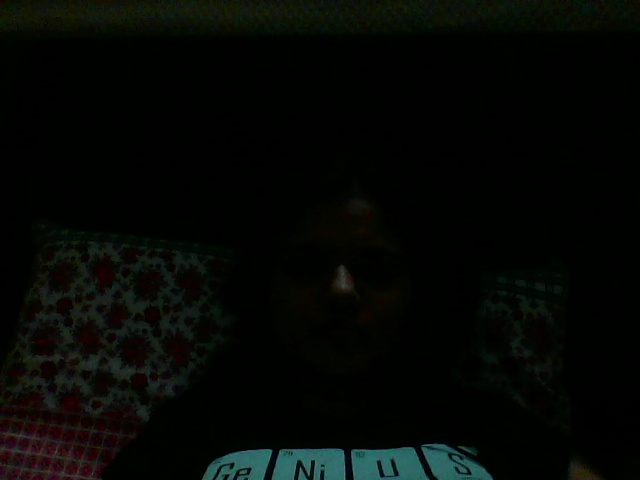
#> input picture Face_Detection/images/0/image0000.jpg, 640 x 480 px, given in place of test_image.jpg, which was not available
$ python training.py
#> lines starting #> are read from the running program, lines starting #| are printed output that depends on the picture; pictures that were not available may be replaced by others from this repository, and a replacement may not be noted
### Face_recognition/Face_Detection.py
import os
import numpy
import cv2

def faceDetection(test_img):
    gray = cv2.cvtColor(test_img,cv2.COLOR_BGR2GRAY)
    face_haar = cv2.CascadeClassifier(cv2.data.haarcascades+'haarcascade_frontalface_alt.xml')
    faces = face_haar.detectMultiScale(gray,scaleFactor=1.3,minNeighbors=3)
    return faces,gray

#labels for creating the training data

def labels_for_training_data(directory):
    faces=[]
    faceID=[]
    for path,subdirname,filenames in os.walk(directory):
        for filename in filenames:
            if filename.startswith("."):
                print("Skipping system files")
                continue
            id = os.path.basename(path)
            img_path = os.path.join(path,filename)
            print('img_path',img_path)
            print('id',id)
            test_img = cv2.imread(img_path)
            if test_img is None:
                print("Error, Load Again")
                continue
            faces_rect,gray_img = faceDetection(test_img)
            if len(faces_rect)!=1:
                continue
            (x,y,w,h)=faces_rect[0]
            roi_gray = gray_img[y:y+w,x:x+h]
            faces.append(roi_gray)
            faceID.append(int(id))
    return faces,faceID

    #calling training classifier
def train_classifier(faces,faceID):
    face_recognizer = cv2.face.LBPHFaceRecognizer_create()
    face_recognizer.train(faces,numpy.array(faceID))
    return face_recognizer

def draw_rect(test_img,face):
    (x,y,w,h)=face
    cv2.rectangle(test_img,(x,y),(x+w,y+h),(0,255,0),thickness=3)


def put_text(test_img,label_name,x,y):
    cv2.putText(test_img,label_name,(x,y),cv2.FONT_HERSHEY_DUPLEX,1,(255,0,0),3)


### Face_recognition/training.py
import numpy as np
import cv2
import os

import Face_Detection as fr

test_img = cv2.imread(r'/home/anamika/Desktop/test_image.jpg')
#> test_img is the input picture: shape (480, 640, 3); mean B, G, R 4.9, 7.5, 5.2

faces_detected,gray_img = fr.faceDetection(test_img)
#> in faceDetection, `gray = cv2.cvtColor(test_img,cv2.COLOR_BGR2GRAY)`:
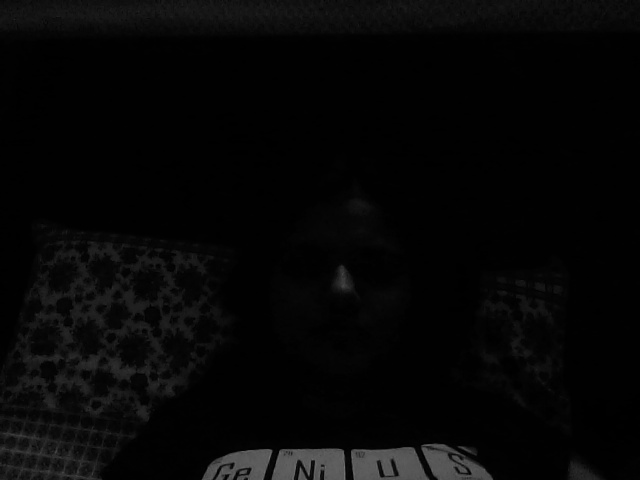
#> gray: shape (480, 640); min 0, max 118, mean 6.5
#> in faceDetection, `faces = face_haar.detectMultiScale(gray,scaleFactor=1.3,minNeighbors=3)`: faces = ()
#> faces_detected = ()
#print(len(faces_detected))

print("Face Detected ",faces_detected)
#| Face Detected  ()
#> pass 2 of the loop in labels_for_training_data, `for path,subdirname,filenames in os.walk(directory):`:
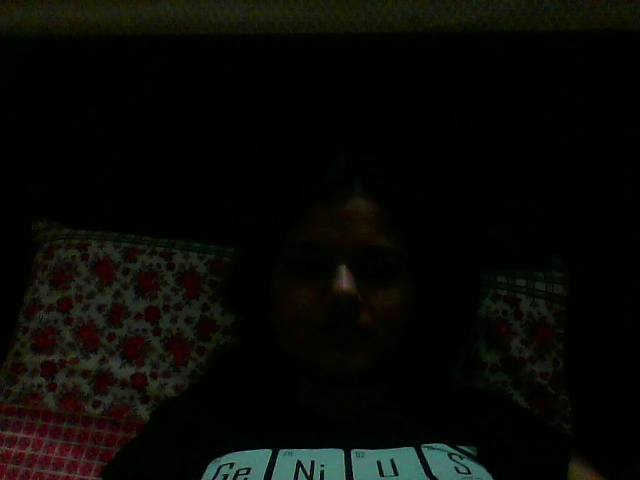
#> input picture Face_Detection/images/0/image0006.jpg, 640 x 480 px
#> in labels_for_training_data, test_img is the input picture: shape (480, 640, 3); mean B, G, R 6, 9.6, 8.7
#> in faceDetection (call 2), `gray = cv2.cvtColor(test_img,cv2.COLOR_BGR2GRAY)`:
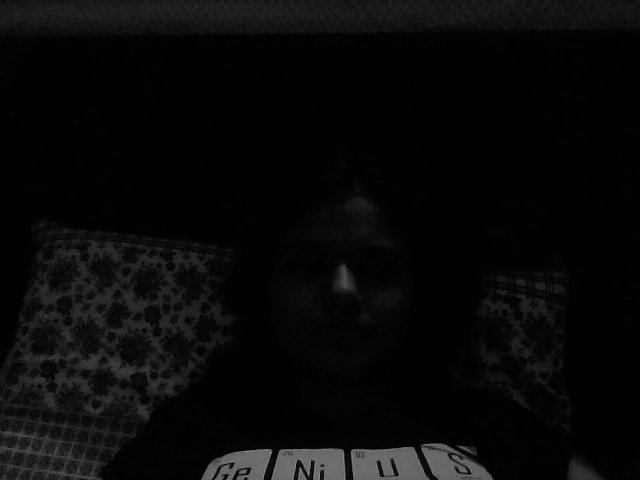
#> gray: shape (480, 640); min 0, max 143, mean 8.9
#> pass 3 of the loop in labels_for_training_data, `for path,subdirname,filenames in os.walk(directory):`:
#| id 1
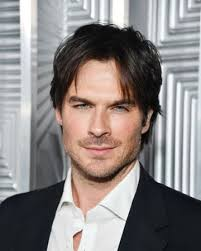
#> input picture Face_Detection/images/1/image0001.jpg, 201 x 251 px
#> in labels_for_training_data, test_img is the input picture: shape (251, 201, 3); mean B, G, R 131.6, 132.6, 138.8
#> in faceDetection (call 5), `gray = cv2.cvtColor(test_img,cv2.COLOR_BGR2GRAY)`:
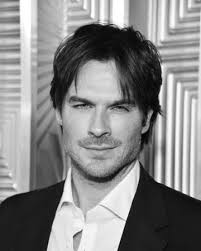
#> gray: shape (251, 201); min 0, max 255, mean 134.5
#> faces = [[53, 70, 95, 95]]
#> x = 53; y = 70; w = 95
#> in labels_for_training_data, `roi_gray = gray_img[y:y+w,x:x+h]`:
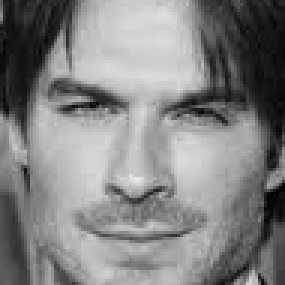
#> roi_gray: shape (95, 95) (shown 3 times larger); min 1, max 232, mean 130.3

#training will begin from here

faces,face_ID = fr.labels_for_training_data(r'/home/anamika/Desktop/Face_Detection/images')
face_recognizer = fr.train_classifier(faces,face_ID)
face_recognizer.save(r'/home/anamika/Desktop/Face_Detection/trainingdata.yml')

name ={0:'Anamika',1:'Ian Somarhalder'}

for face in faces_detected:
    (x,y,w,h)=face
    roi_gray=gray_img[y:y+h,x:x+w]
    label,confidence = face_recognizer.predict(roi_gray)
    print(label)
    print(confidence)
    fr.draw_rect(test_img,face)
    predict_name=name[label]
    fr.put_text(test_img,predict_name,x,y)
#> this loop made 0 passes

resized_image = cv2.resize(test_img,(1000,1000))
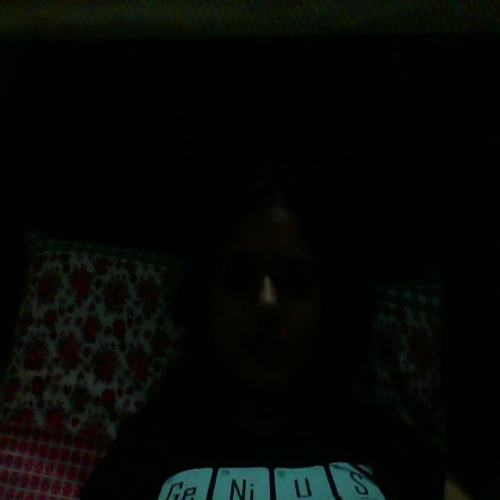
#> resized_image: shape (1000, 1000, 3) (shown at 1/2 size); mean B, G, R 4.9, 7.5, 5.1
cv2.imshow('resized_image: ' , resized_image)
cv2.waitKey(0)
cv2.destroyAllWindows
